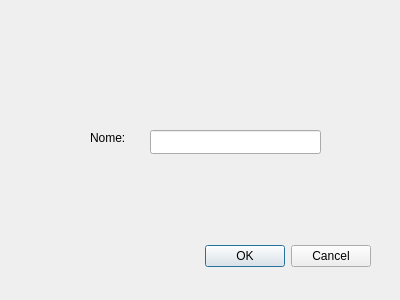
<?xml version="1.0" encoding="UTF-8"?>
<ui version="4.0">
 <class>CreateListDialog</class>
 <widget class="QDialog" name="CreateListDialog">
  <property name="geometry">
   <rect>
    <x>0</x>
    <y>0</y>
    <width>400</width>
    <height>300</height>
   </rect>
  </property>
  <property name="windowTitle">
   <string>Crea Lista</string>
  </property>
  <widget class="QDialogButtonBox" name="buttonBox">
   <property name="geometry">
    <rect>
     <x>30</x>
     <y>240</y>
     <width>341</width>
     <height>32</height>
    </rect>
   </property>
   <property name="orientation">
    <enum>Qt::Horizontal</enum>
   </property>
   <property name="standardButtons">
    <set>QDialogButtonBox::Cancel|QDialogButtonBox::Ok</set>
   </property>
  </widget>
  <widget class="QLineEdit" name="filedListName">
   <property name="geometry">
    <rect>
     <x>150</x>
     <y>130</y>
     <width>171</width>
     <height>24</height>
    </rect>
   </property>
  </widget>
  <widget class="QLabel" name="label">
   <property name="geometry">
    <rect>
     <x>90</x>
     <y>130</y>
     <width>55</width>
     <height>16</height>
    </rect>
   </property>
   <property name="text">
    <string>Nome:</string>
   </property>
  </widget>
 </widget>
 <resources/>
 <connections>
  <connection>
   <sender>buttonBox</sender>
   <signal>accepted()</signal>
   <receiver>CreateListDialog</receiver>
   <slot>accept()</slot>
   <hints>
    <hint type="sourcelabel">
     <x>248</x>
     <y>254</y>
    </hint>
    <hint type="destinationlabel">
     <x>157</x>
     <y>274</y>
    </hint>
   </hints>
  </connection>
  <connection>
   <sender>buttonBox</sender>
   <signal>rejected()</signal>
   <receiver>CreateListDialog</receiver>
   <slot>reject()</slot>
   <hints>
    <hint type="sourcelabel">
     <x>316</x>
     <y>260</y>
    </hint>
    <hint type="destinationlabel">
     <x>286</x>
     <y>274</y>
    </hint>
   </hints>
  </connection>
 </connections>
</ui>
